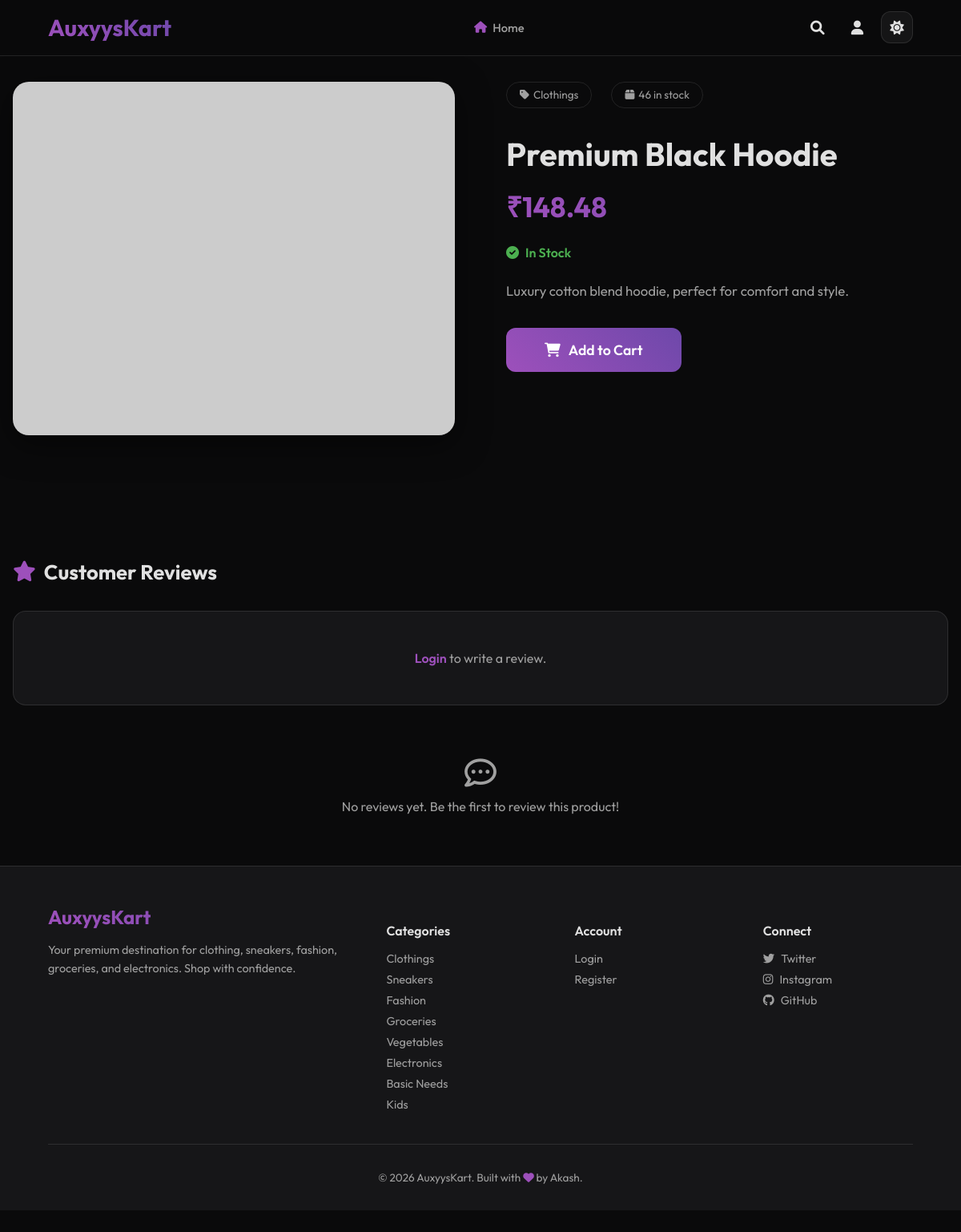
Page /product/1 on the committed database.
### app/models/product.py (models this page shows, shortened)
class Product(db.Model):
    __tablename__ = 'products'
    id = db.Column(db.Integer, primary_key=True)
    name = db.Column(db.String(150), nullable=False)
    description = db.Column(db.Text, nullable=False)
    price = db.Column(db.Float, nullable=False)
    category = db.Column(db.String(50), nullable=False) # e.g., 'Clothings', 'Sneakers', etc.
    stock = db.Column(db.Integer, default=0)
    image_file = db.Column(db.String(255), nullable=False, default='default.jpg')
    image_url = db.Column(db.String(500), nullable=True)
    created_at = db.Column(db.DateTime, default=datetime.utcnow)

### app/shop/routes.py (the view)
@shop.route("/product/<int:product_id>")
def product_detail(product_id):
    product = Product.query.get_or_404(product_id)
    reviews = Review.query.filter_by(product_id=product_id)\
        .order_by(Review.created_at.desc()).all()
    avg_rating = 0
    if reviews:
        avg_rating = round(sum(r.rating for r in reviews) / len(reviews), 1)
    user_review = None
    in_wishlist = False
    if current_user.is_authenticated:
        user_review = Review.query.filter_by(
            user_id=current_user.id, product_id=product_id).first()
        in_wishlist = WishlistItem.query.filter_by(
            user_id=current_user.id, product_id=product_id).first() is not None
    return render_template('shop/product_detail.html', product=product,
                           reviews=reviews, avg_rating=avg_rating,
                           user_review=user_review, in_wishlist=in_wishlist)

### app/templates/shop/product_detail.html (shortened to what this page needs)
{% extends "base.html" %}
{% block content %}
<div class="product-container">
    <div>
        <img src="{{ product.image_url if product.image_url else url_for('static', filename='product_pics/' + product.image_file) }}" alt="{{ product.name }}" class="product-image" onerror="this.src='https://via.placeholder.com/500x400/161618/9d50bb?text={{ product.name|urlencode }}'">
    </div>
    <div class="product-info">
        <div class="product-meta">
            <span class="meta-tag"><i class="fas fa-tag" style="margin-right: 5px;"></i>{{ product.category }}</span>
            <span class="meta-tag"><i class="fas fa-box" style="margin-right: 5px;"></i>{{ product.stock }} in stock</span>
        </div>
        <h1>{{ product.name }}</h1>
        <div class="product-price">₹{{ "%.2f"|format(product.price) }}</div>
        <div class="stock-status {{ 'in-stock' if product.stock > 0 else 'out-of-stock' }}">
            <i class="fas {{ 'fa-check-circle' if product.stock > 0 else 'fa-times-circle' }}"></i>
            {{ 'In Stock' if product.stock > 0 else 'Out of Stock' }}
        </div>
        <div class="product-description">
            {{ product.description }}
        </div>
        <div class="action-buttons">
            {% if product.stock > 0 %}
                <a href="{{ url_for('shop.add_to_cart', product_id=product.id) }}" class="add-to-cart-btn">
                    <i class="fas fa-shopping-cart"></i> Add to Cart
                </a>
            {% else %}
                <button class="add-to-cart-btn disabled-btn" disabled>
                    <i class="fas fa-ban"></i> Sold Out
                </button>
            {% endif %}
        </div>
    </div>
    <div class="reviews-section">
        <h2><i class="fas fa-star"></i> Customer Reviews</h2>
        {% if current_user.is_authenticated and not user_review %}
        <div class="review-form-card">
            <h3 style="margin-bottom: 1rem; font-size: 1.1rem;">Write a Review</h3>
            <form action="{{ url_for('shop.submit_review', product_id=product.id) }}" method="POST">
                <input type="hidden" name="csrf_token" value="{{ csrf_token() }}"/>
                <div class="star-picker">
                    {% for i in range(5, 0, -1) %}
                    <input type="radio" name="rating" id="star{{ i }}" value="{{ i }}" required>
                    <label for="star{{ i }}"><i class="fas fa-star"></i></label>
                    {% endfor %}
                </div>
                <textarea name="comment" class="review-textarea" placeholder="Share your experience with this product... (optional)"></textarea>
                <button type="submit" class="btn btn-primary" style="padding: 0.7rem 2rem;">
                    <i class="fas fa-paper-plane" style="margin-right: 6px;"></i>Submit Review
                </button>
            </form>
        </div>
        {% elif not current_user.is_authenticated %}
        <div class="review-form-card" style="text-align: center;">
            <p style="color: var(--text-muted);"><a href="{{ url_for('auth.login') }}" style="color: var(--accent-primary); text-decoration: none; font-weight: 600;">Login</a> to write a review.</p>
        </div>
        {% endif %}
        {% if reviews %}
            {% for review in reviews %}
            <div class="review-card">
                <div class="review-header">
                    <div class="review-user">
                        <span class="avatar">{{ review.user.username[0]|upper }}</span>
                        {{ review.user.username }}
                    </div>
                    <div style="display: flex; align-items: center; gap: 0.8rem;">
                        <span class="review-date">{{ review.created_at.strftime('%b %d, %Y') }}</span>
                        {% if current_user.is_authenticated and review.user_id == current_user.id %}
                        <form action="{{ url_for('shop.delete_review', review_id=review.id) }}" method="POST" style="display:inline;">
                            <input type="hidden" name="csrf_token" value="{{ csrf_token() }}"/>
                            <button type="submit" class="delete-review-btn" onclick="return confirm('Delete your review?')">
                                <i class="fas fa-trash"></i>
                            </button>
                        </form>
                        {% endif %}
                    </div>
                </div>
                <div class="review-stars">
                    {% for i in range(review.rating) %}<i class="fas fa-star"></i>{% endfor %}
                    {% for i in range(5 - review.rating) %}<i class="far fa-star" style="opacity: 0.3;"></i>{% endfor %}
                </div>
                {% if review.comment %}
                <div class="review-comment">{{ review.comment }}</div>
                {% endif %}
            </div>
            {% endfor %}
        {% else %}
            <div class="no-reviews">
                <i class="far fa-comment-dots" style="font-size: 2.5rem; display: block; margin-bottom: 0.8rem;"></i>
                No reviews yet. Be the first to review this product!
            </div>
        {% endif %}
    </div>
</div>
{% endblock %}

### app/templates/base.html (style rules this page uses)
:root { --bg-dark: #0a0a0b; --surface-dark: #161618; --surface-hover: #1e1e21; --accent-primary: #9d50bb; --accent-secondary: #6e48aa; --accent-glow: rgba(157, 80, 187, 0.25); --text-main: #e0e0e0; --text-muted: #a0a0a0; --glass-bg: rgba(255, 255, 255, 0.05); --glass-border: rgba(255, 255, 255, 0.1); --success: #4caf50; --danger: #f44336; --warning: #ff9800; --info: #2196f3; }
* { box-sizing: border-box; }
body { background-color: var(--bg-dark); color: var(--text-main); font-family: 'Outfit', sans-serif; margin: 0; padding: 0; overflow-x: hidden; min-height: 100vh; display: flex; flex-direction: column; transition: background-color 0.3s ease, color 0.3s ease; }
html { scroll-behavior: smooth; }

### app/templates/shop/product_detail.html (style rules this page uses)
.product-container { display: grid; grid-template-columns: 1fr 1fr; gap: 4rem; margin-top: 2rem; animation: fadeUp 0.5s ease; }
.product-image { width: 100%; border-radius: 20px; box-shadow: 0 10px 40px rgba(0,0,0,0.5); background: var(--surface-dark); transition: transform 0.3s ease; }
.product-info h1 { font-size: 2.5rem; margin-bottom: 1rem; }
.product-price { font-size: 2.2rem; background: linear-gradient(45deg, var(--accent-primary), var(--accent-secondary)); -webkit-background-clip: text; background-clip: text; -webkit-text-fill-color: transparent; font-weight: 700; margin-bottom: 1.5rem; }
.product-description { font-size: 1.05rem; line-height: 1.7; color: var(--text-muted); margin-bottom: 2rem; }
.stock-status { margin-bottom: 1.5rem; font-weight: 600; display: flex; align-items: center; gap: 0.5rem; }
.in-stock { color: #4caf50; }
.product-meta { display: flex; gap: 1.5rem; margin-bottom: 2rem; }
.meta-tag { padding: 0.4rem 1rem; border: 1px solid var(--glass-border); border-radius: 20px; font-size: 0.85rem; color: var(--text-muted); }
.action-buttons { display: flex; gap: 1rem; align-items: center; flex-wrap: wrap; }
.add-to-cart-btn { display: inline-flex; align-items: center; gap: 10px; padding: 1rem 3rem; font-size: 1.1rem; border: none; border-radius: 12px; background: linear-gradient(45deg, var(--accent-primary), var(--accent-secondary)); color: white; font-weight: 600; cursor: pointer; text-decoration: none; font-family: 'Outfit', sans-serif; transition: all 0.3s ease; }
.reviews-section { margin-top: 4rem; grid-column: 1 / -1; }
.reviews-section h2 { font-size: 1.6rem; margin-bottom: 2rem; display: flex; align-items: center; gap: 10px; }
.reviews-section h2 i { color: var(--accent-primary); }
.review-form-card { background: var(--surface-dark); border: 1px solid var(--glass-border); border-radius: 16px; padding: 2rem; margin-bottom: 2rem; }
.no-reviews { text-align: center; padding: 2rem; color: var(--text-muted); }

### rows in the picture
Product: category "Clothings", stock "46", name "Premium Black Hoodie", price "148.48", stock "In Stock", description "Luxury cotton blend hoodie, perfect for comfort and style."
